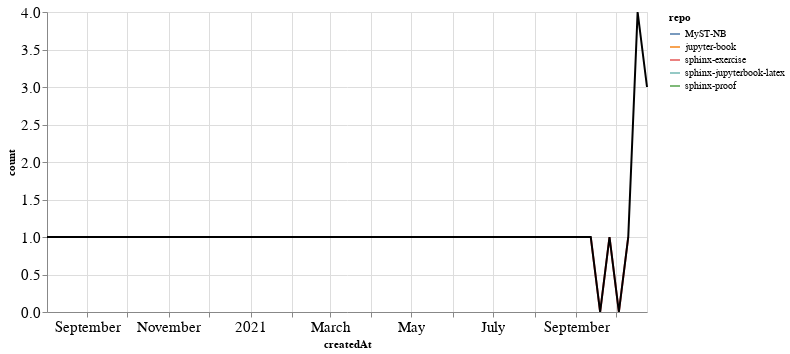

Source (notebook cell):
### Markdown cell above
### PRs

### Code cell
prs_time = prs.groupby('repo').resample('W', on='createdAt').count()['author'].reset_index()
prs_time = prs_time.rename(columns={'author': 'count'})
prs_time_total = prs_time.groupby('createdAt').agg({"count": "sum"}).reset_index()

ch1 = alt.Chart(prs_time, width=600).mark_line().encode(
    x='createdAt',
    y='count',
    color='repo',
    tooltip="repo"
)

ch2 = alt.Chart(prs_time_total, width=600).mark_line(color="black").encode(
    x='createdAt',
    y='count',
)

ch1 + ch2

### Figure 1 — Vega-Lite specification as saved in the notebook (floating-point values rounded to 4 significant figures)
{"config": {"axisLeft": {"labelFontSize": 15}, "axisBottom": {"labelFontSize": 15}}, "layer": [{"data": {"name": "data-b8e318977f7e2a1136176ef9be0d41e4"}, "mark": "line", "encoding": {"color": {"type": "nominal", "field": "repo"}, "tooltip": {"type": "nominal", "field": "repo"}, "x": {"type": "temporal", "field": "createdAt"}, "y": {"type": "quantitative", "field": "count"}}, "width": 600}, {"data": {"name": "data-12ec323b28453dce8f3226c939a22b80"}, "mark": {"type": "line", "color": "black"}, "encoding": {"x": {"type": "temporal", "field": "createdAt"}, "y": {"type": "quantitative", "field": "count"}}, "width": 600}], "$schema": "https://vega.github.io/schema/vega-lite/v4.8.1.json", "datasets": {"data-b8e318977f7e2a1136176ef9be0d41e4": [{"repo": "MyST-NB", "createdAt": "2021-10-24T00:00:00", "count": 1}, {"repo": "jupyter-book", "createdAt": "2020-08-02T00:00:00", "count": 1}, {"repo": "sphinx-exercise", "createdAt": "2021-09-12T00:00:00", "count": 1}, {"repo": "sphinx-exercise", "createdAt": "2021-09-19T00:00:00", "count": 0}, {"repo": "sphinx-exercise", "createdAt": "2021-09-26T00:00:00", "count": 1}, {"repo": "sphinx-exercise", "createdAt": "2021-10-03T00:00:00", "count": 0}, {"repo": "sphinx-exercise", "createdAt": "2021-10-10T00:00:00", "count": 1}, {"repo": "sphinx-jupyterbook-latex", "createdAt": "2021-10-24T00:00:00", "count": 2}, {"repo": "sphinx-proof", "createdAt": "2021-10-17T00:00:00", "count": 4}], "data-12ec323b28453dce8f3226c939a22b80": [{"createdAt": "2020-08-02T00:00:00", "count": 1}, {"createdAt": "2021-09-12T00:00:00", "count": 1}, {"createdAt": "2021-09-19T00:00:00", "count": 0}, {"createdAt": "2021-09-26T00:00:00", "count": 1}, {"createdAt": "2021-10-03T00:00:00", "count": 0}, {"createdAt": "2021-10-10T00:00:00", "count": 1}, {"createdAt": "2021-10-17T00:00:00", "count": 4}, {"createdAt": "2021-10-24T00:00:00", "count": 3}]}}
